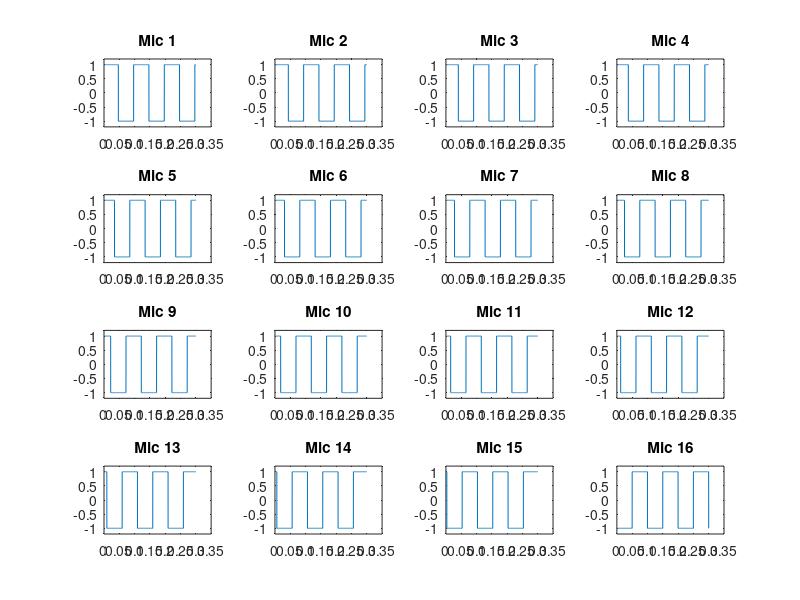

Source code (MATLAB): (Note: this script raises an error after producing the figure.)
%% DATA AND INITIALIZATION

clc;
clear;
close all;


%[y,Fs] = audioread(rec.wav);

M = 16; %number of sensors
L = 0.45; %total length of array [m]
c = 343; %measured speed of sound [m/s]
d = L/(M - 1); %distance between sensors [m]

%% ANTI-ALIASING CONDITION 
%d<lambda/2
lambda_min = 2*d;
f_max= c/lambda_min;  %anti-aliasing condition

%% SIGNALS GENERATION
fs = 8000;
t_max = 0.3;
t = 0:1/fs:t_max;
y = zeros(M, length(t));
f0 = 10;
w_len = 33; %length of window
w = hanning(w_len)'; %actual window
R = (w_len-1)/2 + 1; %hop size in samples (50%)
nfft = 512;
theta = -90:1:90;

figure
for i=1:M
    y(i,:) = square(2*pi*f0*t+i*pi/(M));
    subplot(4, 4, i);
    plot(t, y(i, :));
    title(['Mic ', num2str(i)])
    ylim([-1.2 1.2])
end

%% PROCESSING
[spectrum, t_spec_axis, f_spec_axis] = my_stft(y, fs, w, R, nfft, M);

[ff, tt] = meshgrid(t_spec_axis, f_spec_axis);

figure
for ii=1:M
    subplot(4, 4, ii)
    surf(ff, tt, abs(spectrum(:, :, ii)), 'EdgeAlpha', 0)
    view(2)
    title(['Spectrogram ', num2str(ii)])
end
%% Propagation vectors and covariance matrix estimate
bands = f_spec_axis(4:4:end);

a = zeros(M, length(theta), length(bands));
cov_est = zeros(M, M, length(bands));

for f_c = bands
    a(:, :, bands==f_c) = exp(-1i*2*pi*f_c*d*sin(theta*pi/180).*(0:1:M-1).'/c);
    for ii=1:length(size(t_spec_axis))
        spec = squeeze(spectrum(f_spec_axis==f_c, ii, :));
        cov_est(:, :, bands==f_c) = cov_est(:, :, bands==f_c) + spec*spec'/length(t_spec_axis);
    end
end

%% Pseudo-spectrum

p = zeros(length(bands), length(theta));

for ii = 1:length(bands)
    for jj = 1:length(theta)
        p(ii, jj) = squeeze(a(:, jj, ii))'*cov_est(:, :, ii)*a(:, jj, ii);
    end
end

[~, indexes] = max(abs(p), [], 2);

thetas = theta(indexes);

avg_theta = sum(thetas)/length(thetas);